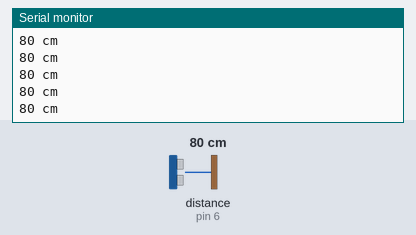
Recording of a sketch running on a simulated Arduino Uno, built with avr-gcc and run on an emulated ATmega328P. Parts: the last lines printed to the serial monitor. The inputs (shaded band) are chosen by the test bench; at power-on: distance to the obstacle (sensor on pin 6) 80 cm. The echo pulse lasts 58.3 µs per cm.

Above: at 1.2 s.
1.3 s: distance to the obstacle (sensor on pin 6) set to 2 cm
At 1.38 s:
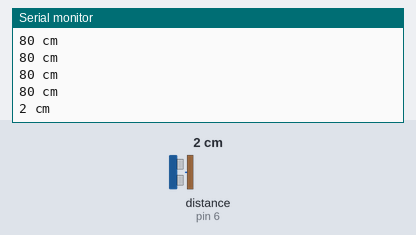
2.8 s: distance to the obstacle (sensor on pin 6) set to 4 cm
At 2.89 s:
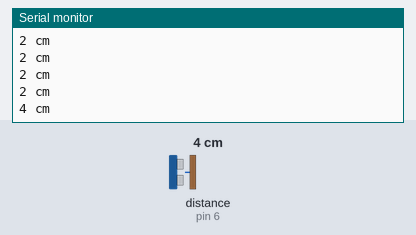
4.3 s: distance to the obstacle (sensor on pin 6) set to 250 cm
At 4.41 s:
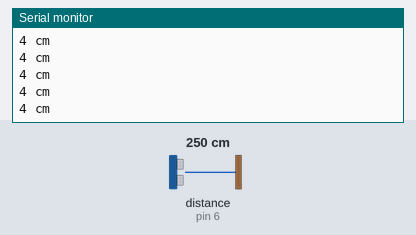
Timing chart, 0 to 7.3 s (numbered marks = the images above; inputs shaded):
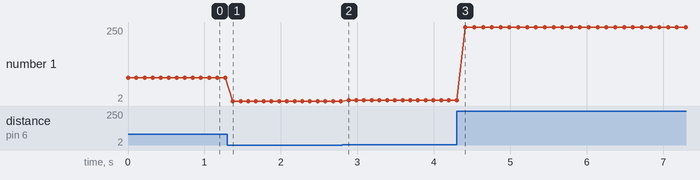

The sketch:

PlugAndPlay.ino
```cpp
// Ultrasonic - Library for HR-SC04 Ultrasonic Ranging Module.
// Rev.4 (06/2012)
// J.Rodrigo ( http://www.jra.so )
// more info at http://www.ardublog.com
// Wiki: https://github.com/elrodri/Ultrasonic-HC-SR04/wiki/Plug-&-Play

#include <Ultrasonic.h>

Ultrasonic ultrasonic(5,6); // (Trig PIN,Echo PIN)

void setup() {
  Serial.begin(9600);
  pinMode(4, OUTPUT); // VCC pin
  pinMode(7, OUTPUT); // GND ping
  digitalWrite(4, HIGH); // VCC +5V mode
  digitalWrite(7, LOW);  // GND mode
}

void loop()
{
  Serial.print(ultrasonic.Ranging(CM)); // CM or INC
  Serial.println(" cm" );
  delay(100);
}
```

Measured:
- after the input at 1.3 s, the serial monitor: prints a new line after 0.07 s (image 1)
- after the input at 2.8 s, the serial monitor: prints a new line after 0.08 s (image 2)
- plotted number 1: 80 → 2 after the input at 1.3 s, 2 → 4 after the input at 2.8 s, 4 → 250 after the input at 4.3 s
